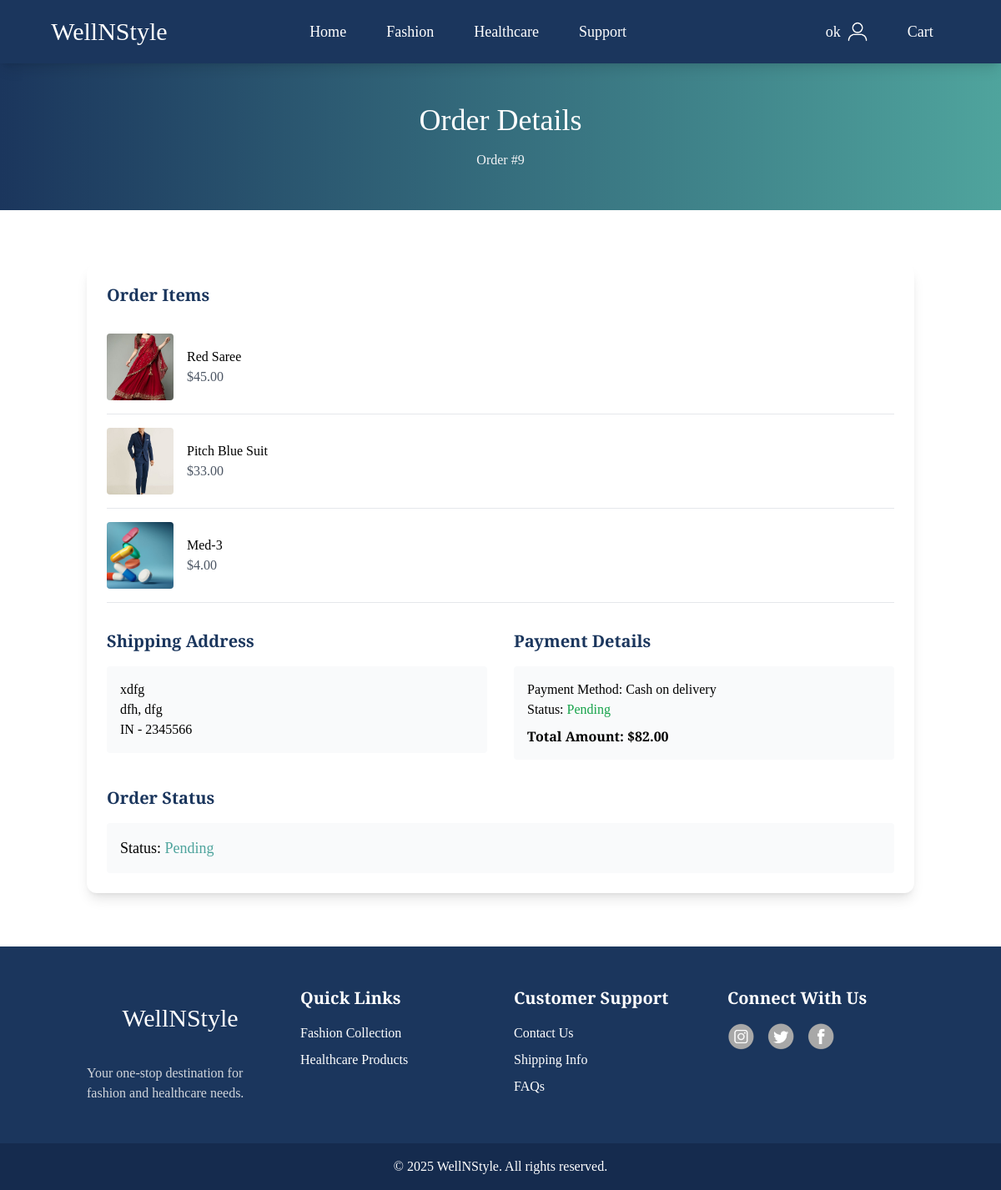
The page /order/details/9/ (signed in) on the database its author committed.
### ecom/models.py (models this page shows, shortened)
class Order(models.Model):
    user = models.ForeignKey(User, on_delete=models.CASCADE)
    products = models.ManyToManyField(Product)
    total_price = models.DecimalField(max_digits=10, decimal_places=2)
    status = models.CharField(max_length=100)

class Product(models.Model):
    name = models.CharField(max_length=255)
    description = models.TextField()
    price = models.DecimalField(max_digits=10, decimal_places=2)
    category = models.ForeignKey(Category, on_delete=models.CASCADE)
    image = models.ImageField(upload_to='product/img')
    stock_quantity = models.IntegerField()

class Address(models.Model):
    user = models.ForeignKey(User, on_delete=models.CASCADE)
    address_line1 = models.CharField(max_length=255)
    address_line2 = models.CharField(max_length=255, blank=True)
    city = models.CharField(max_length=100)
    state = models.CharField(max_length=100)
    country = models.CharField(max_length=100)
    zip_code = models.CharField(max_length=20)

class Payment(models.Model):
    order = models.ForeignKey(Order, on_delete=models.CASCADE)
    payment_method = models.CharField(max_length=100)
    amount_paid = models.DecimalField(max_digits=10, decimal_places=2)
    transaction_id = models.CharField(max_length=255)
    status = models.CharField(max_length=100)

### ecom/views.py (the view)
# urls.py: path('order/details/<int:order_id>/', order_details, name='order_details'),
@login_required(login_url='/loginpg/')
def order_details(request, order_id):
    order = get_object_or_404(Order, id=order_id, user=request.user)
    address = Address.objects.filter(user=request.user).last()
    payment = Payment.objects.filter(order=order).first()
    return render(request, 'ecom/orderdetails.html', {
        'order': order,
        'address': address,
        'payment': payment
    })

### ecom/templates/ecom/orderdetails.html (shortened to what this page needs)
{% extends 'ecom/base.html' %}
{% load static %}
{% block body %}
<div class="bg-gradient-to-r from-[#1B365D] to-[#4FA49D] py-12">
    <h1 class="text-4xl text-center text-white mb-4">Order Details</h1>
    <p class="text-center text-gray-100">Order #{{ order.id }}</p>
</div>
<div class="container mx-auto px-4 py-16">
    <div class="bg-white rounded-xl shadow-lg overflow-hidden">
        <div class="p-6">
            <div class="mb-8">
                <h2 class="text-xl font-semibold text-[#1B365D] mb-4">Order Items</h2>
                {% for product in order.products.all %}
                <div class="flex items-center border-b py-4">
                    <img src="{{ product.image.url }}" alt="{{ product.name }}" class="w-20 h-20 object-cover rounded">
                    <div class="ml-4 flex-grow">
                        <h3 class="font-medium">{{ product.name }}</h3>
                        <p class="text-gray-600">${{ product.price }}</p>
                    </div>
                </div>
                {% endfor %}
            </div>
            <div class="grid md:grid-cols-2 gap-8">
                <div>
                    <h2 class="text-xl font-semibold text-[#1B365D] mb-4">Shipping Address</h2>
                    <div class="bg-gray-50 p-4 rounded">
                        <p>{{ address.address_line1 }}</p>
                        <p>{{ address.city }}, {{ address.state }}</p>
                        <p>{{ address.country }} - {{ address.zip_code }}</p>
                    </div>
                </div>
                <div>
                    <h2 class="text-xl font-semibold text-[#1B365D] mb-4">Payment Details</h2>
                    <div class="bg-gray-50 p-4 rounded">
                        <p>Payment Method: {{ payment.payment_method }}</p>
                        <p>Status: <span class="text-green-600">{{ payment.status }}</span></p>
                        <p class="font-semibold mt-2">Total Amount: ${{ order.total_price }}</p>
                    </div>
                </div>
            </div>
            <div class="mt-8">
                <h2 class="text-xl font-semibold text-[#1B365D] mb-4">Order Status</h2>
                <div class="bg-gray-50 p-4 rounded">
                    <p class="text-lg font-medium">
                        Status:
                        <span class="text-[#4FA49D]">{{ order.status }}</span>
                    </p>
                </div>
            </div>
        </div>
    </div>
</div>
{% endblock %}

### ecom/templates/ecom/base.html (shortened to what this page needs)
{% load static %}
<!DOCTYPE html>
<html lang="en">
<head>
    <link rel="stylesheet" href="{% static './css/style.css' %}">
    <script src="https://cdn.tailwindcss.com"></script>
</head>
<body>
    <nav class="flex justify-around text-lg bg-[#1B365D] text-white shadow-lg relative z-50">
        <ul>
            <li class="text-3xl text-center py-5">WellNStyle</li>
        </ul>
        <ul class="flex px-6 mr-12 items-center">
            <li class="hover:bg-[#4FA49D] transition-colors cursor-pointer px-6 py-6"><a href="/">Home</a></li>
            <li class="group relative hover:bg-[#4FA49D] transition-colors cursor-pointer px-6 py-6">
                <a href="/collection/">Fashion</a>
            </li>
            <li class="group relative hover:bg-[#4FA49D] transition-colors cursor-pointer px-6 py-6">
                <a href="{% url 'healthcare' %}">Healthcare</a>
            </li>
            <li class="hover:bg-[#4FA49D] transition-colors cursor-pointer px-6 py-6"><a href="/customercare/">Support</a></li>
        </ul>
        {% if user.is_authenticated %}
            <ul class="flex justify-center items-center">
                <li class="text-center px-5"><a href="/account/" class="flex items-center"><span>{{request.user}}</span><img src="/media/download.png" class="h-8 px-1"></a></li>
                <li class="hover:bg-[#4FA49D] transition-colors cursor-pointer px-5 py-6"><a href="/cart/">Cart</a></li>
            </ul>
        {% else %}
            <ul class="flex items-center">
                <li class="hover:text-gray-200 hover:underline cursor-pointer px-10 py-6"><a href="/loginpg/">Log In</a></li>
                <li class="hover:text-gray-200 hover:underline cursor-pointer px-10 py-6">Cart - </li>
            </ul>
        {% endif %}
    </nav>
    {% block body %}
    {% endblock %}
    <footer class="bg-[#1B365D] text-white">
        <div class="container mx-auto py-12 px-4 grid grid-cols-4 gap-8">
            <div>
                <p class="text-3xl text-center py-5"> WellNStyle </p>
                <p class="mt-4 text-gray-300">Your one-stop destination for fashion and healthcare needs.</p>
            </div>
            <div>
                <h3 class="text-xl font-semibold mb-4">Quick Links</h3>
                <ul class="space-y-2">
                    <li><a href="/collection/#fashion" class="hover:text-[#4FA49D]">Fashion Collection</a></li>
                    <li><a href="/collection/#healthcare" class="hover:text-[#4FA49D]">Healthcare Products</a></li>
                </ul>
            </div>
            <div>
                <h3 class="text-xl font-semibold mb-4">Customer Support</h3>
                <ul class="space-y-2">
                    <li><a href="/customercare/" class="hover:text-[#4FA49D]">Contact Us</a></li>
                    <li><a href="/customercare/" class="hover:text-[#4FA49D]">Shipping Info</a></li>
                    <li><a href="/customercare/" class="hover:text-[#4FA49D]">FAQs</a></li>
                </ul>
            </div>
            <div>
                <h3 class="text-xl font-semibold mb-4">Connect With Us</h3>
                <div class="flex space-x-4">
                    <a href="#" class="hover:opacity-75"><img class="w-8" src="{% static './img/ig.png' %}" alt="Instagram"></a>
                    <a href="#" class="hover:opacity-75"><img class="w-8" src="{% static './img/x.png' %}" alt="Twitter"></a>
                    <a href="#" class="hover:opacity-75"><img class="w-8" src="{% static './img/FB.png' %}" alt="Facebook"></a>
                </div>
            </div>
        </div>
        <div class="bg-[#152B4E] text-center py-4">
            <p>© 2025 WellNStyle. All rights reserved.</p>
        </div>
    </footer>
</body>
</html>

### ecom/static/css/style.css (style rules this page uses)
* { font-family: "Josefin Slab", serif; font-optical-sizing: auto; font-weight: 400; font-style: normal; }

### rows shown on the page
Order: id "9", total_price "82.00", status "Pending"
Product: image (picture), name "Red Saree", price "45.00"
Product: image (picture), name "Pitch Blue Suit", price "33.00"
Product: image (picture), name "Med-3", price "4.00"
Address: address_line1 "xdfg", city "dfh", state "dfg", country "IN", zip_code "2345566"
Payment: payment_method "Cash on delivery", status "Pending"

### other values the page prints
{{ request.user }} "ok"
